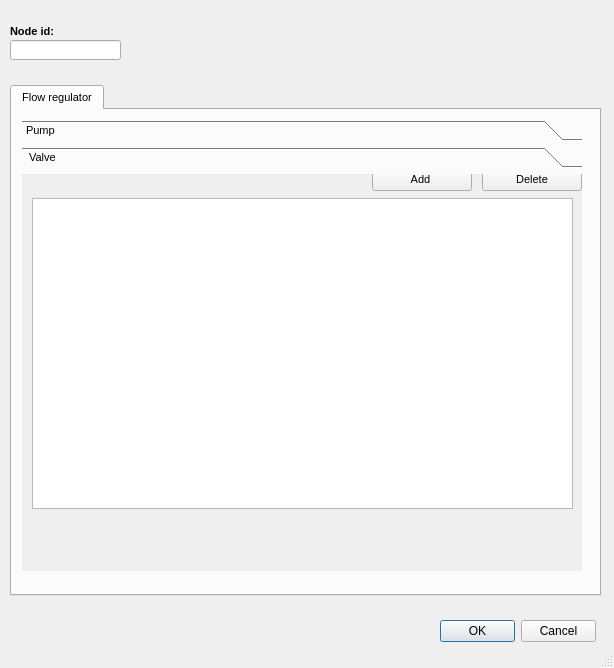
<?xml version="1.0" encoding="UTF-8"?>
<ui version="4.0">
 <class>MainWindow</class>
 <widget class="QMainWindow" name="MainWindow">
  <property name="geometry">
   <rect>
    <x>0</x>
    <y>0</y>
    <width>614</width>
    <height>668</height>
   </rect>
  </property>
  <property name="windowTitle">
   <string>MainWindow</string>
  </property>
  <widget class="QWidget" name="centralwidget">
   <widget class="QDialogButtonBox" name="ok">
    <property name="geometry">
     <rect>
      <x>440</x>
      <y>620</y>
      <width>156</width>
      <height>23</height>
     </rect>
    </property>
    <property name="standardButtons">
     <set>QDialogButtonBox::Cancel|QDialogButtonBox::Ok</set>
    </property>
   </widget>
   <widget class="QLabel" name="label_node_id">
    <property name="geometry">
     <rect>
      <x>10</x>
      <y>20</y>
      <width>90</width>
      <height>22</height>
     </rect>
    </property>
    <property name="font">
     <font>
      <pointsize>8</pointsize>
      <weight>75</weight>
      <bold>true</bold>
     </font>
    </property>
    <property name="frameShape">
     <enum>QFrame::NoFrame</enum>
    </property>
    <property name="frameShadow">
     <enum>QFrame::Plain</enum>
    </property>
    <property name="text">
     <string>Node id:</string>
    </property>
    <property name="textFormat">
     <enum>Qt::AutoText</enum>
    </property>
    <property name="scaledContents">
     <bool>false</bool>
    </property>
    <property name="alignment">
     <set>Qt::AlignLeading|Qt::AlignLeft|Qt::AlignVCenter</set>
    </property>
    <property name="margin">
     <number>3</number>
    </property>
   </widget>
   <widget class="QLineEdit" name="node_id">
    <property name="enabled">
     <bool>true</bool>
    </property>
    <property name="geometry">
     <rect>
      <x>10</x>
      <y>40</y>
      <width>111</width>
      <height>20</height>
     </rect>
    </property>
    <property name="text">
     <string/>
    </property>
   </widget>
   <widget class="QTabWidget" name="tab_main">
    <property name="geometry">
     <rect>
      <x>10</x>
      <y>85</y>
      <width>591</width>
      <height>511</height>
     </rect>
    </property>
    <property name="font">
     <font>
      <pointsize>8</pointsize>
      <weight>50</weight>
      <bold>false</bold>
     </font>
    </property>
    <property name="tabShape">
     <enum>QTabWidget::Rounded</enum>
    </property>
    <property name="currentIndex">
     <number>0</number>
    </property>
    <widget class="QWidget" name="tab_8">
     <attribute name="title">
      <string>Flow regulator</string>
     </attribute>
     <widget class="QToolBox" name="toolBox_25">
      <property name="geometry">
       <rect>
        <x>10</x>
        <y>10</y>
        <width>560</width>
        <height>451</height>
       </rect>
      </property>
      <property name="currentIndex">
       <number>1</number>
      </property>
      <widget class="QWidget" name="page_73">
       <property name="geometry">
        <rect>
         <x>0</x>
         <y>0</y>
         <width>560</width>
         <height>389</height>
        </rect>
       </property>
       <attribute name="label">
        <string>Pump</string>
       </attribute>
       <widget class="QTableView" name="tbl_inp_pump">
        <property name="geometry">
         <rect>
          <x>16</x>
          <y>42</y>
          <width>541</width>
          <height>331</height>
         </rect>
        </property>
        <property name="sortingEnabled">
         <bool>true</bool>
        </property>
       </widget>
       <widget class="QPushButton" name="btn_delete_pump">
        <property name="geometry">
         <rect>
          <x>460</x>
          <y>10</y>
          <width>100</width>
          <height>23</height>
         </rect>
        </property>
        <property name="text">
         <string>Delete</string>
        </property>
       </widget>
       <widget class="QPushButton" name="btn_add_pump">
        <property name="geometry">
         <rect>
          <x>350</x>
          <y>10</y>
          <width>100</width>
          <height>23</height>
         </rect>
        </property>
        <property name="text">
         <string>Add </string>
        </property>
       </widget>
      </widget>
      <widget class="QWidget" name="page_74">
       <property name="geometry">
        <rect>
         <x>0</x>
         <y>0</y>
         <width>560</width>
         <height>389</height>
        </rect>
       </property>
       <attribute name="label">
        <string> Valve</string>
       </attribute>
       <widget class="QPushButton" name="btn_view_nodechild_4">
        <property name="geometry">
         <rect>
          <x>354</x>
          <y>8</y>
          <width>100</width>
          <height>23</height>
         </rect>
        </property>
        <property name="text">
         <string>Delete node</string>
        </property>
       </widget>
       <widget class="QPushButton" name="btn_view_nodechild_5">
        <property name="geometry">
         <rect>
          <x>244</x>
          <y>8</y>
          <width>100</width>
          <height>23</height>
         </rect>
        </property>
        <property name="text">
         <string>Delete node</string>
        </property>
       </widget>
       <widget class="QPushButton" name="btn_delete_nodechild_3">
        <property name="geometry">
         <rect>
          <x>468</x>
          <y>8</y>
          <width>100</width>
          <height>23</height>
         </rect>
        </property>
        <property name="text">
         <string>Delete node</string>
        </property>
       </widget>
       <widget class="QTableView" name="tbl_nodechild_3">
        <property name="geometry">
         <rect>
          <x>20</x>
          <y>40</y>
          <width>541</width>
          <height>301</height>
         </rect>
        </property>
        <property name="sortingEnabled">
         <bool>true</bool>
        </property>
       </widget>
       <widget class="QToolBox" name="toolBox_26">
        <property name="geometry">
         <rect>
          <x>0</x>
          <y>-70</y>
          <width>560</width>
          <height>416</height>
         </rect>
        </property>
        <property name="currentIndex">
         <number>1</number>
        </property>
        <widget class="QWidget" name="page_77">
         <property name="geometry">
          <rect>
           <x>0</x>
           <y>0</y>
           <width>100</width>
           <height>30</height>
          </rect>
         </property>
         <attribute name="label">
          <string>Pump</string>
         </attribute>
         <widget class="QTableView" name="tbl_nodechild_4">
          <property name="geometry">
           <rect>
            <x>16</x>
            <y>42</y>
            <width>541</width>
            <height>301</height>
           </rect>
          </property>
          <property name="sortingEnabled">
           <bool>true</bool>
          </property>
         </widget>
         <widget class="QPushButton" name="btn_delete_nodechild_4">
          <property name="geometry">
           <rect>
            <x>460</x>
            <y>10</y>
            <width>100</width>
            <height>23</height>
           </rect>
          </property>
          <property name="text">
           <string>Delete</string>
          </property>
         </widget>
         <widget class="QPushButton" name="btn_view_nodechild_6">
          <property name="geometry">
           <rect>
            <x>346</x>
            <y>10</y>
            <width>100</width>
            <height>23</height>
           </rect>
          </property>
          <property name="text">
           <string>View</string>
          </property>
         </widget>
         <widget class="QPushButton" name="btn_view_nodechild_7">
          <property name="geometry">
           <rect>
            <x>236</x>
            <y>10</y>
            <width>100</width>
            <height>23</height>
           </rect>
          </property>
          <property name="text">
           <string>Add </string>
          </property>
         </widget>
        </widget>
        <widget class="QWidget" name="page_78">
         <property name="geometry">
          <rect>
           <x>0</x>
           <y>0</y>
           <width>560</width>
           <height>354</height>
          </rect>
         </property>
         <attribute name="label">
          <string>Feature graphic design</string>
         </attribute>
         <widget class="QTableView" name="tbl_inp_valve">
          <property name="geometry">
           <rect>
            <x>10</x>
            <y>40</y>
            <width>541</width>
            <height>311</height>
           </rect>
          </property>
          <property name="sortingEnabled">
           <bool>true</bool>
          </property>
         </widget>
         <widget class="QPushButton" name="btn_add_valve">
          <property name="geometry">
           <rect>
            <x>350</x>
            <y>10</y>
            <width>100</width>
            <height>23</height>
           </rect>
          </property>
          <property name="text">
           <string>Add </string>
          </property>
         </widget>
         <widget class="QPushButton" name="btn_delete_valve">
          <property name="geometry">
           <rect>
            <x>460</x>
            <y>10</y>
            <width>100</width>
            <height>23</height>
           </rect>
          </property>
          <property name="text">
           <string>Delete</string>
          </property>
         </widget>
        </widget>
       </widget>
      </widget>
     </widget>
    </widget>
   </widget>
  </widget>
  <widget class="QStatusBar" name="statusbar"/>
  <action name="actionZoom">
   <property name="icon">
    <iconset>
     <normaloff>../icons/103.png</normaloff>../icons/103.png</iconset>
   </property>
   <property name="text">
    <string>zoom</string>
   </property>
   <property name="toolTip">
    <string>zoom</string>
   </property>
  </action>
  <action name="actionCentered">
   <property name="icon">
    <iconset>
     <normaloff>../icons/104.png</normaloff>../icons/104.png</iconset>
   </property>
   <property name="text">
    <string>Centered</string>
   </property>
  </action>
  <action name="actionEnabled">
   <property name="checkable">
    <bool>true</bool>
   </property>
   <property name="icon">
    <iconset>
     <normaloff>../icons/101.png</normaloff>
     <normalon>../icons/102.png</normalon>../icons/101.png</iconset>
   </property>
   <property name="text">
    <string>Enabled</string>
   </property>
  </action>
  <action name="actionZoomOut">
   <property name="icon">
    <iconset>
     <normaloff>../icons/107.png</normaloff>../icons/107.png</iconset>
   </property>
   <property name="text">
    <string>zoomOut</string>
   </property>
  </action>
  <action name="actionCopyPaste">
   <property name="icon">
    <iconset>
     <normaloff>../icons/107b.png</normaloff>../icons/107b.png</iconset>
   </property>
   <property name="text">
    <string>CopyPaste</string>
   </property>
  </action>
  <action name="actionRotation">
   <property name="icon">
    <iconset>
     <normaloff>../icons/107c.png</normaloff>../icons/107c.png</iconset>
   </property>
   <property name="text">
    <string>Rotation</string>
   </property>
  </action>
 </widget>
 <resources/>
 <connections/>
</ui>
